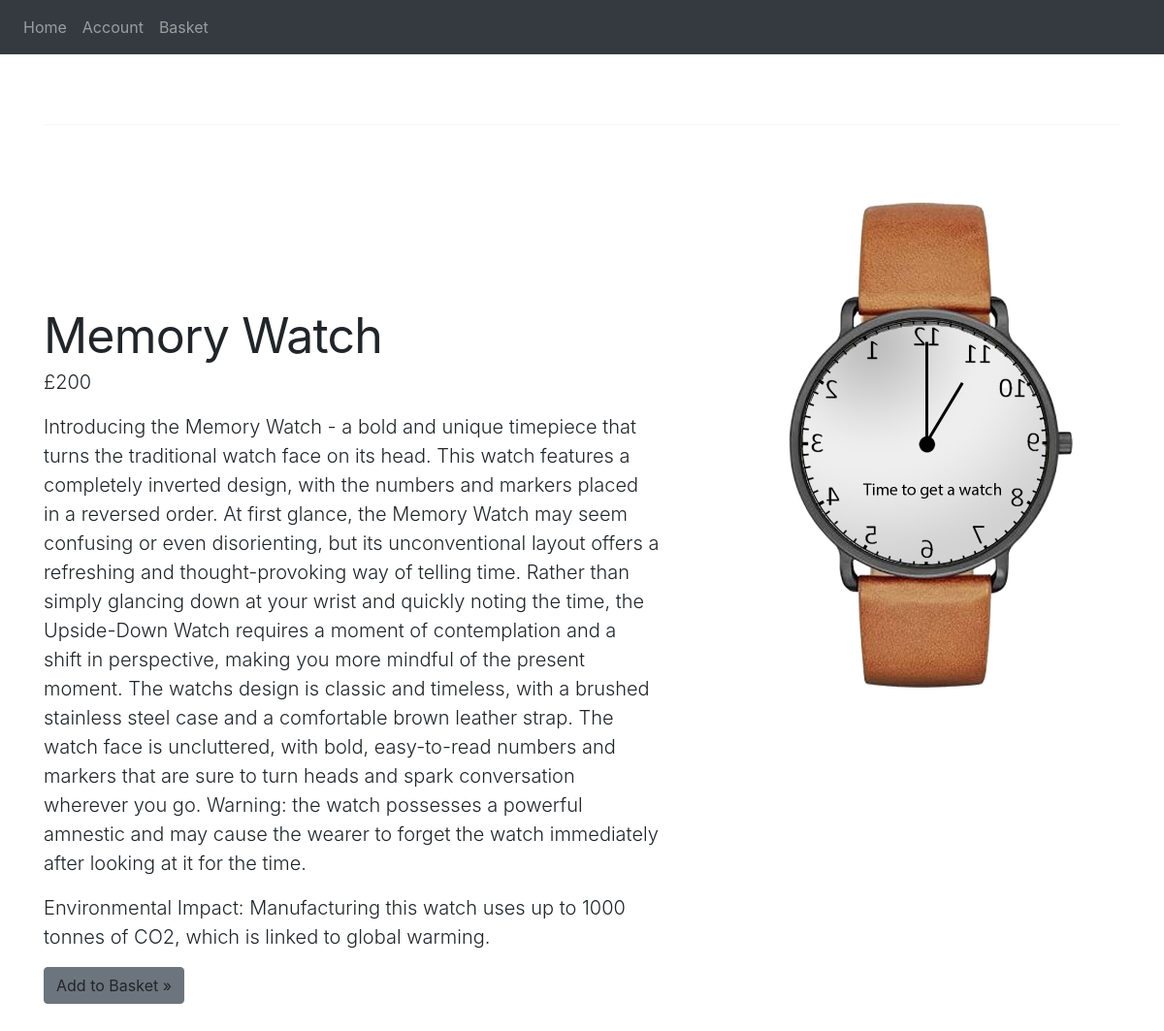
The app's page /product/2 with its own data.
### Website/models.py (models this page shows, shortened)
class Item(db.Model):
    id = db.Column(db.Integer, primary_key=True)
    name = db.Column(db.String(100)) #Product name
    price = db.Column(db.Integer) #Price
    description = db.Column(db.String(250)) #Product description
    envImpact = db.Column(db.String(250)) #Environmental impact description
    image = db.Column(db.String(250)) #Path to imge file

### Website/views.py (the view)
@views.route('/product/2')
def get_forgetful():
    return render_template("product_pages/forgetful.html", item=get_products('2'))

### Website/shop_items.py (called while the page is built, shortened)
def get_products(product):
    if product == "":
        return [get_watch1(), get_watch2(), get_watch3(), get_watch4()]
    if product == "1":
          return get_watch1()
    if product == "2":
          return get_watch2()
    if product == "3":
          return get_watch3()
    if product == "4":
          return get_watch4()

def get_watch2():
        forgetful_watch = Item.query.filter_by(id=2).first()
        return forgetful_watch

### Website/templates/product_pages/forgetful.html (shortened to what this page needs)
{% extends "product_page.html" %} {% block content %}
<div class="container">
  <hr class="featurette-divider" />
  <div class="row featurette">
    <div class="col-md-7">
      <h2 class="featurette-heading fw-normal lh-1">{{ item.name }}</h2>
      <p class="lead" class="price">£{{ item.price}}</p>
      <p class="lead">{{ item.description}}</p>
      <p class="lead">{{ item.envImpact}}</p>
        <a class="btn btn-secondary" onclick="location.href='/add_to_basket/{{ item.id }}'"
          >Add to Basket &raquo;</a
        >
    </div>
    <div class="col-md-5">
      <img
        src="../../static/images/{{ item.image }}.png"
        width="500"
        height="500"
        class="item-showcase-img"
        role="img"
        preserveAspectRatio="xMidYMid slice"
      />
    </div>
  </div>
</div>
{% endblock %}

### Website/static/carousel.css (style rules this page uses)
body { padding-top: 3rem; padding-bottom: 3rem; color: rgb(var(--bs-tertiary-color-rgb)); }
.featurette-divider { margin: 5rem 0; }
.featurette-heading { letter-spacing: -0.05rem; }
@media (min-width: 40em) { .featurette-heading { font-size: 50px; } }
@media (min-width: 62em) { .featurette-heading { margin-top: 7rem; } }
.item-showcase-img { font-size: 1.125rem; text-anchor: middle; -webkit-user-select: none; -moz-user-select: none; user-select: none; }

### records on screen
Item: name "Memory Watch", price "200", description "Introducing the Memory Watch - a bold and unique timepiece that turns the traditional watch face on its head. This watch features a completely inverted design, with the numbers and markers placed in a reversed order. At first glance, the Memory Watch may seem confusing or even disorienting, but its unconventional layout offers a refreshing and thought-provoking way of telling time. Rather than simply glancing down at your wrist and quickly noting the time, the Upside-Down Watch requires a moment of contemplation and a shift in perspective, making you more mindful of the present moment. The watchs design is classic and timeless, with a brushed stainless steel case and a comfortable brown…", envImpact "Environmental Impact: Manufacturing this watch uses up to 1000 tonnes of CO2, which is linked to global warming.", image (picture)
